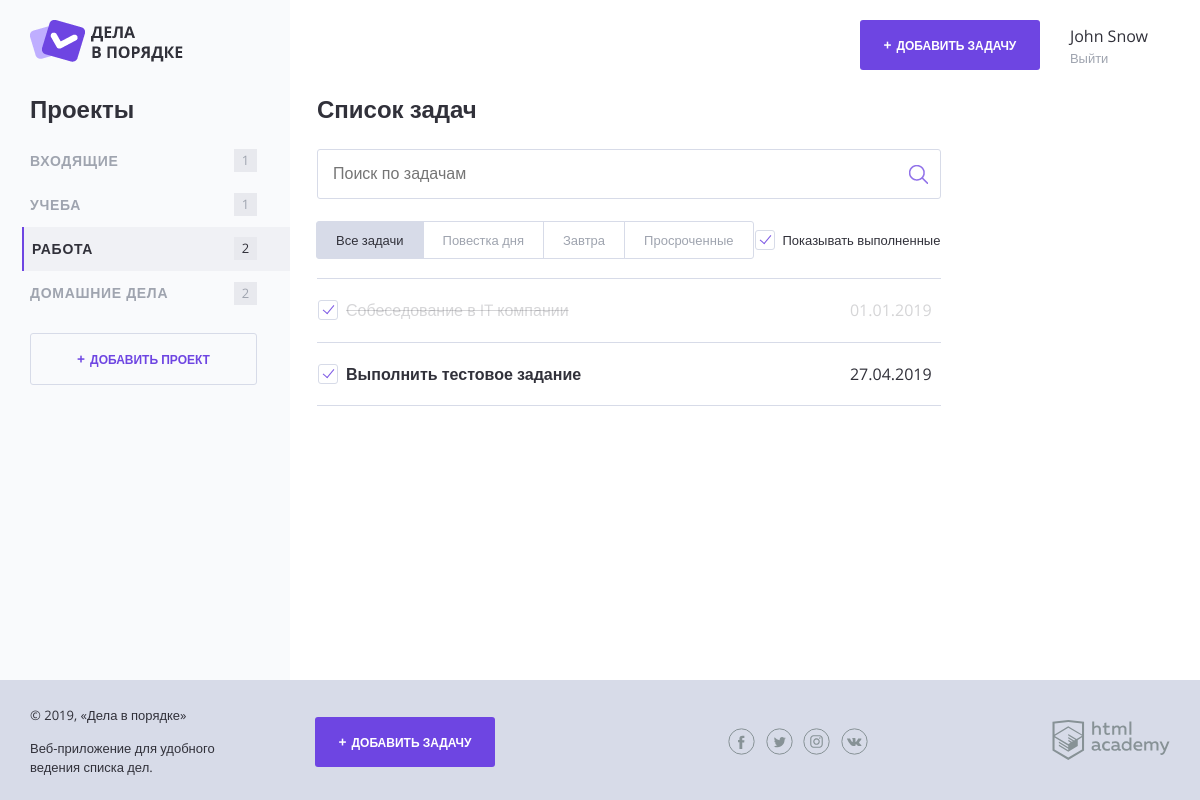
/?id=3, run on the app's committed database.
### tables this page shows
CREATE TABLE projects (
    id INT AUTO_INCREMENT PRIMARY KEY,
    id_user INT NOT NULL DEFAULT 0,
    name CHAR(250) NOT NULL
);

CREATE TABLE tasks (
     id INT AUTO_INCREMENT PRIMARY KEY,
     id_project INT DEFAULT 0,
     file CHAR DEFAULT 0,
     dt_add TIMESTAMP DEFAULT CURRENT_TIMESTAMP,
     name CHAR(250) NOT NULL,
     dt_end CHAR(10) DEFAULT 0,
     status BOOLEAN DEFAULT FALSE
);

### helpers.php (called while the page is built, shortened)
<?php
function include_template($name, array $data = []) {
    $name = 'templates/' . $name;
    extract($data);
    require $name;
    $result = ob_get_clean();
    return $result;
}

### templates/functions.php (called while the page is built, shortened)
<?php
function isDeadlineClose($projectDate) {
    $projectDateTimestamp = strtotime($projectDate);
    $dateInterval = ($projectDateTimestamp - time());
    $secondsInDay = 3600 * 24;
    return $dateInterval <= $secondsInDay && $dateInterval > 0;
};

### templates/data.php (called while the page is built, shortened)
<?php
$show_complete_tasks = rand(0, 1);

### templates/layout.php (the view, shortened to what this page needs)
<!DOCTYPE html>
<html lang="ru">
<head>
    <link rel="stylesheet" href="css/normalize.css">
    <link rel="stylesheet" href="css/style.css">
    <link rel="stylesheet" href="css/flatpickr.min.css">
</head>
<body>
<div class="page-wrapper">
    <div class="container container--with-sidebar">
        <header class="main-header">
            <a href="/">
                <img src="img/logo.png" width="153" height="42" alt="Логотип Дела в порядке">
            </a>
            <div class="main-header__side">
                <a class="main-header__side-item button button--plus open-modal" href="pages/form-task.html">Добавить
                    задачу</a>
                <div class="main-header__side-item user-menu">
                    <div class="user-menu__data">
                        <p>John Snow</p>
                        <a href="#">Выйти</a>
                    </div>
                </div>
            </div>
        </header>
        <div class="content">
            <section class="content__side">
                <h2 class="content__side-heading">Проекты</h2>
                <nav class="main-navigation">
                    <ul class="main-navigation__list">
                        <?php foreach ($projects as $key => $val) : ?>
                            <li class="main-navigation__list-item
                            <?= $_GET['id'] == $val['id'] ? 'main-navigation__list-item--active' : '' ?>">
                                <a class="main-navigation__list-item-link" href="/?id=<?= $val['id'] ?>">
                                    <?= $val['name'] ?>
                                </a>
                                <span class="main-navigation__list-item-count">
                                <?= $val['tasks_count']; ?>
                                </span>
                            </li>
                        <?php endforeach; ?>
                    </ul>
                </nav>
                <a class="button button--transparent button--plus content__side-button"
                   href="pages/form-project.html" target="project_add">Добавить проект</a>
            </section>
            <main>
                <?= $content; ?>
            </main>
        </div>
    </div>
</div>
<footer class="main-footer">
    <div class="container">
        <div class="main-footer__copyright">
            <p>© 2019, «Дела в порядке»</p>
            <p>Веб-приложение для удобного ведения списка дел.</p>
        </div>
        <a class="main-footer__button button button--plus" href="pages/form-task.html">Добавить задачу</a>
        <div class="main-footer__social social">
            <a class="social__link social__link--facebook" href="#">
            </a>
            <a class="social__link social__link--twitter" href="#">
            </a>
            <a class="social__link social__link--instagram" href="#">
            </a>
            <a class="social__link social__link--vkontakte" href="#">
            </a>
        </div>
        <div class="main-footer__developed-by">
            <a href="https://htmlacademy.ru/intensive/php">
                <img src="img/htmlacademy.svg" alt="HTML Academy" width="118" height="40">
            </a>
        </div>
    </div>
</footer>
</body>
</html>

### templates/index.php (shortened to what this page needs)
<main class="content__main">
    <h2 class="content__main-heading">Список задач</h2>
    <form class="search-form" action="index.php" method="post" autocomplete="off">
        <input class="search-form__input" type="text" name="" value="" placeholder="Поиск по задачам">
        <input class="search-form__submit" type="submit" name="" value="Искать">
    </form>
    <div class="tasks-controls">
        <nav class="tasks-switch">
            <a href="/" class="tasks-switch__item tasks-switch__item--active">Все задачи</a>
            <a href="/" class="tasks-switch__item">Повестка дня</a>
            <a href="/" class="tasks-switch__item">Завтра</a>
            <a href="/" class="tasks-switch__item">Просроченные</a>
        </nav>
        <label class="checkbox">
            <span class="checkbox__text">Показывать выполненные</span>
        </label>
    </div>
    <table class="tasks">
        <?php foreach ($tasks as $key => $val) { ?>
            <tr class="tasks__item task
                <?= isDeadlineClose($val['dt_end']) ? 'task--important' : '' ?>
                <?php if ($val['status'] == '1') {
                if ($show_complete_tasks == 0) { ?> hidden <?php } ?> task--completed <?php } ?>">
                <td class="task__select">
                    <label class="checkbox task__checkbox">
                        <span class="checkbox__text">
                        	<?= htmlspecialchars($val['name']); ?>
                        </span>
                    </label>
                </td>
                <td class="task__date">
                    <?= $val['dt_end']; ?></td>
            </tr>
        <?php } ?>
    </table>
</main>

### data on the page
projects: name "ВХОДЯЩИЕ", tasks_count "1"
projects: name "УЧЕБА", tasks_count "1"
projects: name "РАБОТА", tasks_count "2"
projects: name "ДОМАШНИЕ ДЕЛА", tasks_count "2"
tasks: name "Собеседование в IT компании", dt_end "01.01.2019"
tasks: name "Выполнить тестовое задание", dt_end "27.04.2019"
